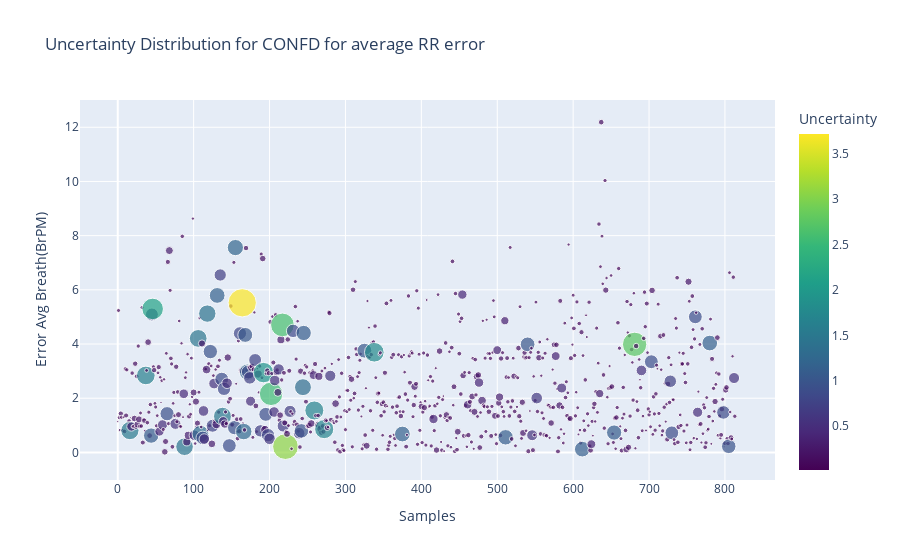
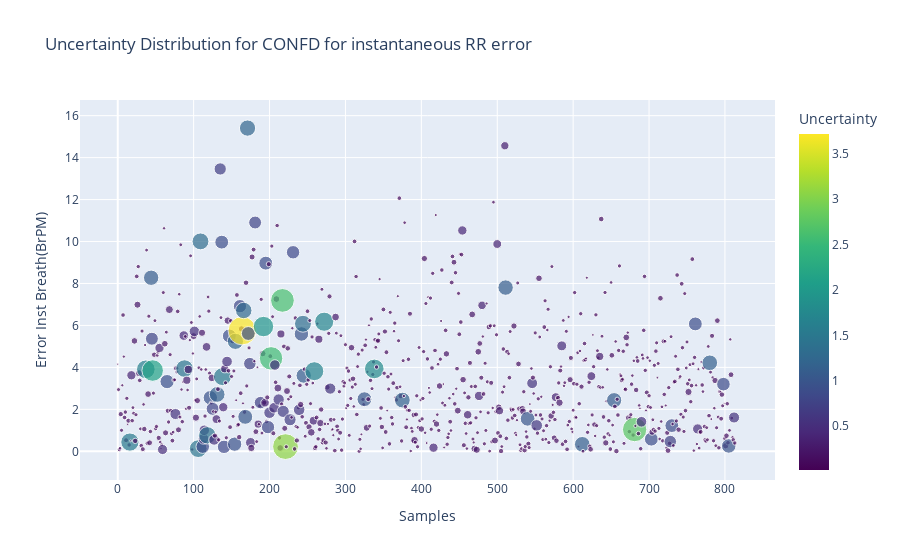

Notebook source saved alongside these figures, in order:
### Code cell
if input_conf == 'confd':
    fig1 = px.scatter(data_confd,x = 'Samples', y="Error Avg Breath(BrPM)",title="Uncertainty Distribution for "+input_conf.upper()+ " for average RR error" ,
                     color="Uncertainty", color_continuous_scale=px.colors.sequential.Viridis,size='Uncertainty')
    
    fig2 = px.scatter(data_confd,x = 'Samples', y="Error Inst Breath(BrPM)",title="Uncertainty Distribution for "+input_conf.upper()+ " for instantaneous RR error" ,
                     color="Uncertainty", color_continuous_scale=px.colors.sequential.Viridis,size='Uncertainty')
    fig1.show()
    fig2.show()

### Figure 1 — Plotly figure (JSON) as saved in the notebook; plotly's stock layout.template omitted (floating-point values rounded to 4 significant figures; data arrays with more than 128 entries replaced by an {"elided": "..."} marker saying what was removed)
{"data": [{"hovertemplate": "Samples=%{x}<br>Error Avg Breath(BrPM)=%{y}<br>Uncertainty=%{marker.color}<extra></extra>", "legendgroup": "", "marker": {"color": {"elided": "814 float values"}, "coloraxis": "coloraxis", "size": {"elided": "814 float values"}, "sizemode": "area", "sizeref": 0.009289, "symbol": "circle"}, "mode": "markers", "name": "", "orientation": "v", "showlegend": false, "type": "scatter", "x": {"elided": "814 int values"}, "xaxis": "x", "y": {"elided": "814 float values"}, "yaxis": "y"}], "layout": {"coloraxis": {"colorbar": {"title": {"text": "Uncertainty"}}, "colorscale": [[0, "#440154"], [0.1111, "#482878"], [0.2222, "#3e4989"], [0.3333, "#31688e"], [0.4444, "#26828e"], [0.5556, "#1f9e89"], [0.6667, "#35b779"], [0.7778, "#6ece58"], [0.8889, "#b5de2b"], [1, "#fde725"]]}, "legend": {"itemsizing": "constant", "tracegroupgap": 0}, "title": {"text": "Uncertainty Distribution for CONFD for average RR error"}, "xaxis": {"anchor": "y", "domain": [0, 1], "title": {"text": "Samples"}}, "yaxis": {"anchor": "x", "domain": [0, 1], "title": {"text": "Error Avg Breath(BrPM)"}}}}

### Figure 2 — Plotly figure (JSON) as saved in the notebook; plotly's stock layout.template omitted (floating-point values rounded to 4 significant figures; data arrays with more than 128 entries replaced by an {"elided": "..."} marker saying what was removed)
{"data": [{"hovertemplate": "Samples=%{x}<br>Error Inst Breath(BrPM)=%{y}<br>Uncertainty=%{marker.color}<extra></extra>", "legendgroup": "", "marker": {"color": {"elided": "814 float values"}, "coloraxis": "coloraxis", "size": {"elided": "814 float values"}, "sizemode": "area", "sizeref": 0.009289, "symbol": "circle"}, "mode": "markers", "name": "", "orientation": "v", "showlegend": false, "type": "scatter", "x": {"elided": "814 int values"}, "xaxis": "x", "y": {"elided": "814 float values"}, "yaxis": "y"}], "layout": {"coloraxis": {"colorbar": {"title": {"text": "Uncertainty"}}, "colorscale": [[0, "#440154"], [0.1111, "#482878"], [0.2222, "#3e4989"], [0.3333, "#31688e"], [0.4444, "#26828e"], [0.5556, "#1f9e89"], [0.6667, "#35b779"], [0.7778, "#6ece58"], [0.8889, "#b5de2b"], [1, "#fde725"]]}, "legend": {"itemsizing": "constant", "tracegroupgap": 0}, "title": {"text": "Uncertainty Distribution for CONFD for instantaneous RR error"}, "xaxis": {"anchor": "y", "domain": [0, 1], "title": {"text": "Samples"}}, "yaxis": {"anchor": "x", "domain": [0, 1], "title": {"text": "Error Inst Breath(BrPM)"}}}}
